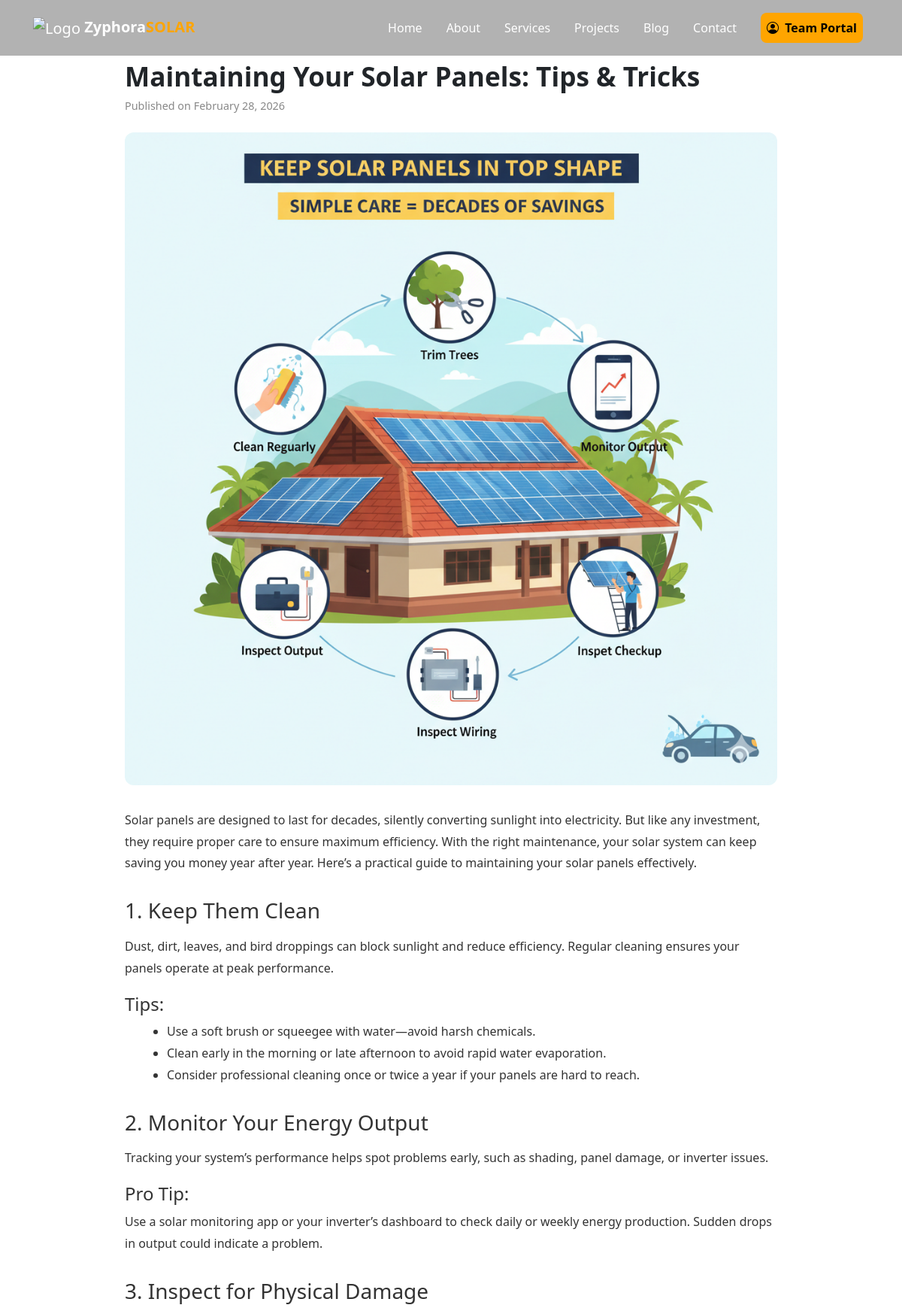
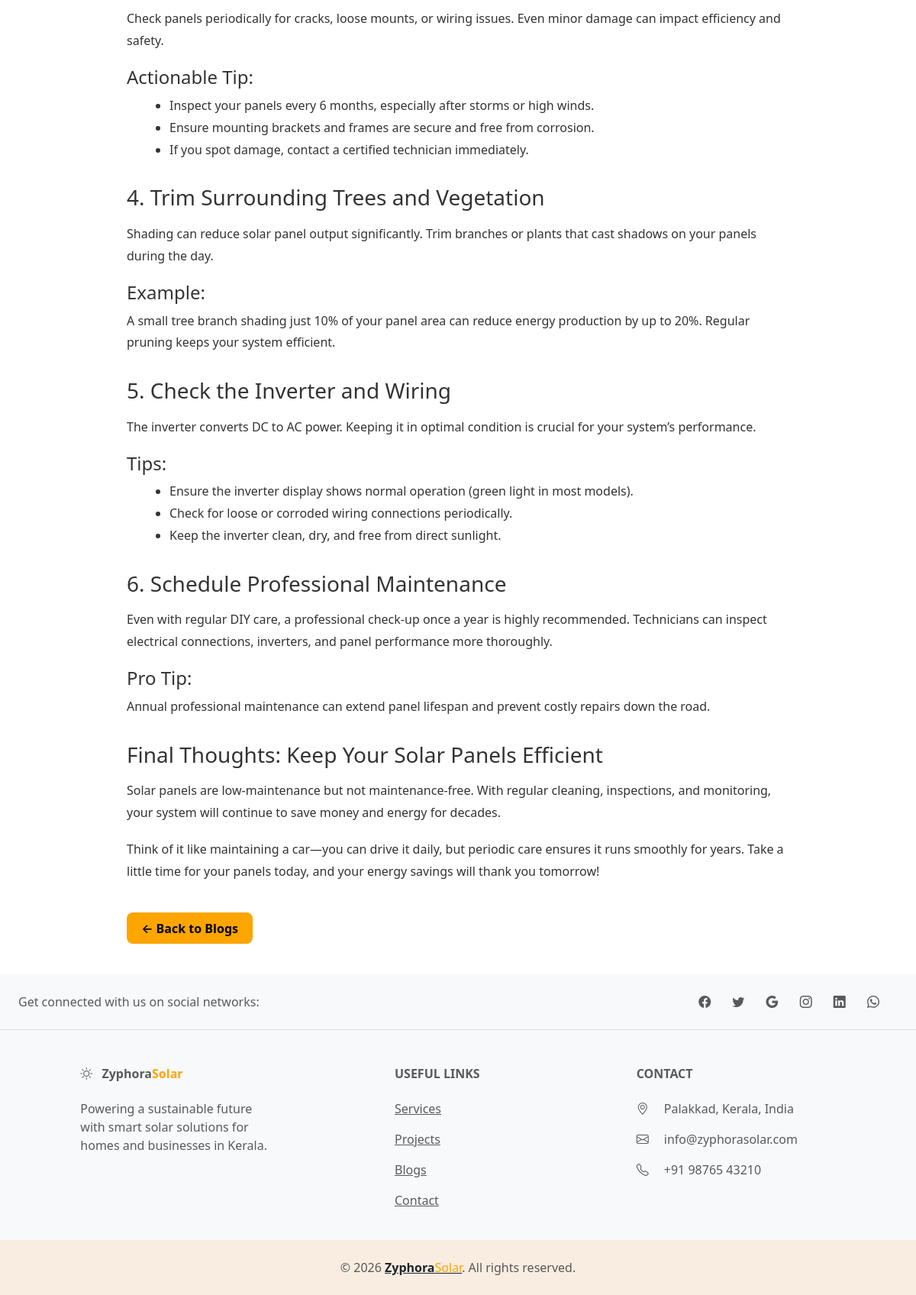
Page /blog/maintaining-your-solar-panels-tips-tricks/ on the committed database (2 pictures, top to bottom).
### public/models.py (models this page shows, shortened)
class BlogPost(models.Model):
    title = models.CharField(max_length=200)
    slug = models.SlugField(unique=True, blank=True)
    summary = models.TextField(blank=True,null=True)
    content = models.TextField()
    image = models.ImageField(upload_to='blog_images/')
    published_date = models.DateField(auto_now_add=True)

### public/views.py (the view)
# urls.py: path('blog/<slug:slug>/', blog_detail, name='blog_detail'),
def blog_detail(request, slug):
    post = BlogPost.objects.get(slug=slug)
    return render(request, 'public_view/blog_detail.html', {'post': post})

### users/context_processors.py (called while the page is built)
def notifications_processor(request):
    if request.user.is_authenticated:
        notifications = Notification.objects.filter(recipient=request.user).order_by('-created_at')[:10]
        unread_count = Notification.objects.filter(recipient=request.user,is_read=False).count()
    else:
        notifications = []
        unread_count = 0
    return {
        'notifications': notifications,
        'unread_count': unread_count,
    }

### templates/public_view/blog_detail.html
{% extends 'public_view/base.html' %}
{% block link %}
<link rel="stylesheet" href="/static/css/public_view/blog_detail.css">
{% endblock %}
{% block code %}
<div id="blog-detail-page">
    <div class="blog-header">
        <h1>{{ post.title }}</h1>
        <p class="meta">Published on {{ post.published_date|date:"F j, Y" }}</p>
    </div>
    <div class="blog-image">
        <img src="{{ post.image.url }}" alt="{{ post.title }}">
    </div>
    <div class="blog-content">
        {{ post.content|safe }}
    </div>
    <div class="blog-navigation">
        <a href="{% url 'blog' %}" class="blog-back">← Back to Blogs</a>
    </div>
</div>
{% endblock %}

### static/css/public_view/blog_detail.css (style rules this page uses)
#blog-detail-page { max-width: 900px; margin: 5rem auto 3rem auto; padding: 0 1rem; text-align: left; }
.blog-header h1 { font-size: 2.2rem; font-weight: 700; margin-bottom: 0.5rem; }
.blog-header .meta { color: #888; font-size: 0.9rem; margin-bottom: 1.5rem; }
.blog-image img { width: 100%; border-radius: 12px; margin-bottom: 2rem; object-fit: cover; }
.blog-content { font-size: 1rem; line-height: 1.8; color: #333; }
.blog-content h2, .blog-content h3 { margin-top: 2rem; margin-bottom: 1rem; }
.blog-content p { margin-bottom: 1.2rem; }
.blog-content ul, .blog-content ol { margin-left: 1.5rem; margin-bottom: 1.2rem; }
.blog-navigation { margin-top: 3rem; }
.blog-back { background-color: orange; color: black; padding: 0.6rem 1.2rem; border-radius: 0.5rem; font-weight: 600; text-decoration: none; transition: all 0.3s ease; }

### rows in the picture
BlogPost: title "Maintaining Your Solar Panels: Tips & Tricks", published_date "February 28, 2026", image (picture), content "Solar panels are designed to last for decades, silently converting sunlight into electricity. But like any investment, they require proper care to ensure maximum efficiency. With the right maintenance, your solar system can keep saving you money year after year. Here’s a practical guide to maintaining your solar panels effectively. 1. Keep Them Clean Dust, dirt, leaves, and bird droppings can block sunlight and reduce efficiency. Regular cleaning ensures your panels operate at peak performance. Tips: Use a soft brush or squeegee with water—avoid harsh chemicals. Clean early in the morning or late afternoon to avoid rapid water evaporation. Consider professional cleaning once or twice a year…"
